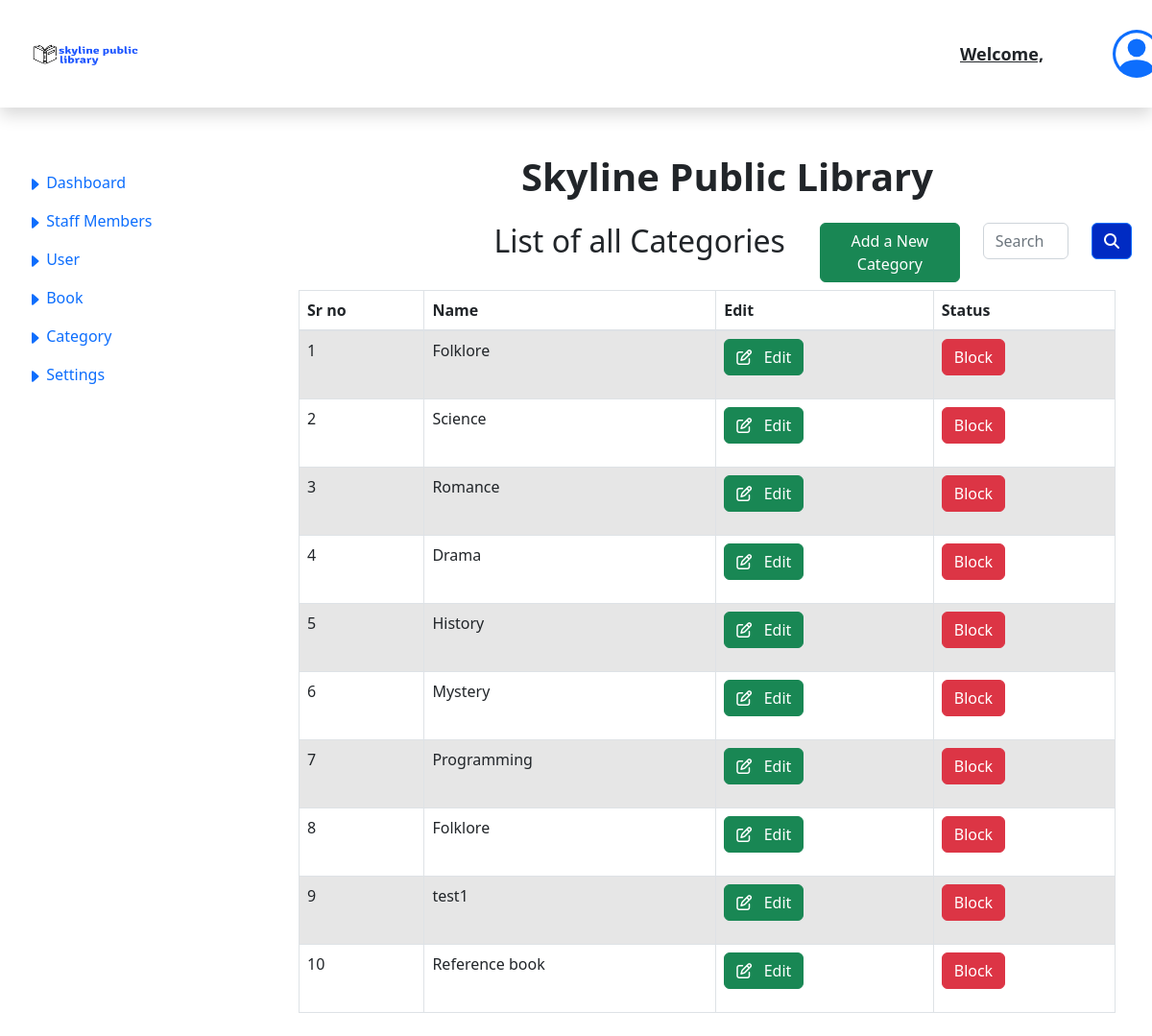
/admin/admin_view_all_categories.php, run on the app's committed database.
### tables this page shows
CREATE TABLE `category` (
  `category_id` int(11) NOT NULL,
  `category_name` varchar(25) NOT NULL,
  `category_status` int(15) DEFAULT NULL,
  `category_image` varchar(255) NOT NULL
);

### admin/admin_view_all_categories.php (the view, shortened to what this page needs)
<!DOCTYPE html>
<html lang="en">
   <head>
      <link rel="stylesheet" href="https://stackpath.bootstrapcdn.com/bootstrap/4.4.1/css/bootstrap.min.css">
      <link rel="stylesheet" href="https://cdnjs.cloudflare.com/ajax/libs/font-awesome/4.7.0/css/font-awesome.min.css">
      <link rel="stylesheet" type="text/css" href="../css/admin.css">
      <link rel="stylesheet" type="text/css" href="../css/styles.css">
   </head>
   <body>
      <div class="row">
         <div class="col-2">
            <?php include 'admin_header_sidebar.php';?>
         </div>
         <div class="col-12 justify-content-center">
            <div class=" main_content">
               <div class="dashboard">
                  <h1><b>Skyline Public Library<b></h1>
               </div>
               <div class="row">
               <div class="col-4"></div>
                  <div class="col-4">
                     <div class="h2">List of all Categories</div>
                  </div>
                  <div class="col-4">
                    <div class="row">
                        <div class="col-6"> <a href="admin_add_category.php"><button class="btn btn-success" id="addNewCategory">Add a New Category</button></a></div>
                        <div class="col-4"><input type="text" id="myInput" class="form-control searching" name = "" placeholder = "Search"  /></div>
                        <div class="col-1">  <button type="button" class="btn btn-primary">
                     <i class="fa fa-search"></i>
                     </button>
                    </div>
                    </div>
                  </div>
               </div>
               <div class="card-body userRequestList">
                  <div class="text-info m-1 p-1">
                     <table class="table table-bordered table-striped table-hover" id="myTable">
                        <thead>
                           <tr>
                              <th scope="col">Sr no</th>
                              <th scope="col">Name</th>
                              <th scope="col">Edit</th>
                              <th scope="col">Status</th>
                           </tr>
                        </thead>
                        <tbody>
                           <?php
                              $sr_no = 0;
                              $get_category = mysqli_query($mysqli, "SELECT * FROM `category`");
                              while($row = mysqli_fetch_array($get_category)){
                                  $sr_no++;
                              ?>
                           <tr>
                              <td><?php echo $sr_no; ?></td>
                              <td><?php echo $row['category_name']  ; ?></td>
                              <td>
                                 <?php
                                    if($row['category_status'] == 1){ ?>
                                 <a href="admin_edit_category.php?id=<?php echo $row['category_id'] ?>">
                                 <button class="btn btn-success "  disabled><i class="fa fa-edit"></i> &nbsp; Edit</button>
                                 </a>
                                 <?php }else{ ?>
                                 <a href="admin_edit_category.php?id=<?php echo $row['category_id'] ?>">
                                 <button class="btn btn-success "><i class="fa fa-edit"></i> &nbsp; Edit</button>
                                 </a>
                                 <?php }
                                    ?>
                              </td>
                              <td>
                                 <div class="form-group row">
                                    <div class="">
                                       <?php
                                          if($row['category_status'] == 1){ ?>
                                       <a href="categoryStatus.php?id=<?php echo $row['category_id'] ?>&category_status=0"><button class="btn btn-success" id="block">Unblock</button></a>
                                       <?php }else{ ?>
                                       <a href="categoryStatus.php?id=<?php echo $row['category_id'] ?>&category_status=1"><button class="btn btn-danger" id="block">Block</button></a>
                                       <?php }
                                          ?>
                                    </div>
                                 </div>
                              </td>
                           </tr>
                           <?php } ?>
                        </tbody>
                     </table>
                  </div>
               </div>
            </div>
         </div>
   </body>
</html>

### css/admin.css (style rules this page uses)
.main_content { margin-top: 10rem; margin-left: 10rem; width: 85%; }
.dashboard h1 { margin-bottom: 1.5rem; margin-left: 23rem; }
.userRequestList { margin-left: 8rem; font-weight: normal; }
.searching { width: 8rem; }

### data on the page
category: category_name "Folklore"
category: category_name "Science"
category: category_name "Romance"
category: category_name "Drama"
category: category_name "History"
category: category_name "Mystery"
category: category_name "Programming"
category: category_name "Folklore"
category: category_name "test1"
category: category_name "Reference book"
